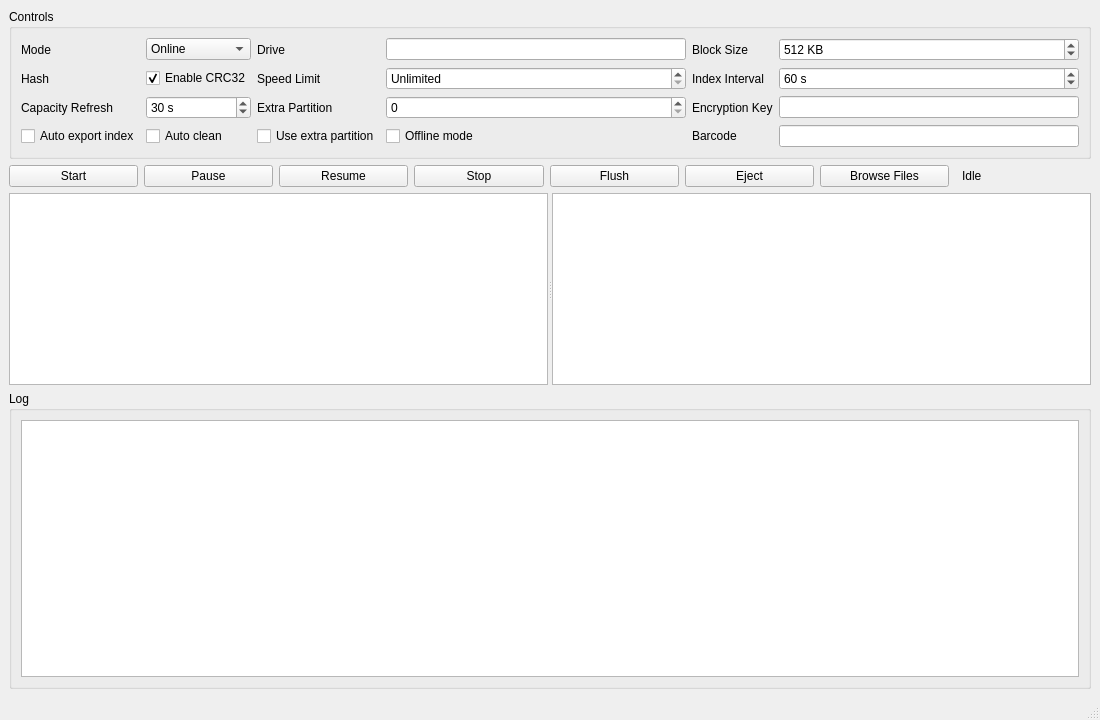
<?xml version="1.0" encoding="UTF-8"?>
<ui version="4.0">
 <class>LTFSWriterWindow</class>
 <widget class="QMainWindow" name="LTFSWriterWindow">
  <property name="geometry">
   <rect><x>0</x><y>0</y><width>1100</width><height>720</height></rect>
  </property>
  <property name="windowTitle">
   <string>QLTOTapeMan - LTFSWriter</string>
  </property>
  <widget class="QWidget" name="centralwidget">
   <layout class="QVBoxLayout" name="verticalLayout">
    <item>
     <widget class="QGroupBox" name="controlGroup">
      <property name="title"><string>Controls</string></property>
      <layout class="QGridLayout" name="gridLayout">
       <item row="0" column="0"><widget class="QLabel" name="modeLabel"><property name="text"><string>Mode</string></property></widget></item>
       <item row="0" column="1"><widget class="QComboBox" name="modeCombo"><item><property name="text"><string>Online</string></property></item><item><property name="text"><string>Offline</string></property></item></widget></item>
       <item row="0" column="2"><widget class="QLabel" name="driveLabel"><property name="text"><string>Drive</string></property></widget></item>
    <item row="0" column="3"><widget class="QLineEdit" name="drivePathEdit"/></item>
       <item row="0" column="4"><widget class="QLabel" name="blockLabel"><property name="text"><string>Block Size</string></property></widget></item>
       <item row="0" column="5"><widget class="QSpinBox" name="blockSizeSpin"><property name="minimum"><number>64</number></property><property name="maximum"><number>4096</number></property><property name="singleStep"><number>64</number></property><property name="suffix"><string> KB</string></property><property name="value"><number>512</number></property></widget></item>
       <item row="1" column="0"><widget class="QLabel" name="hashLabel"><property name="text"><string>Hash</string></property></widget></item>
       <item row="1" column="1"><widget class="QCheckBox" name="hashCheck"><property name="text"><string>Enable CRC32</string></property><property name="checked"><bool>true</bool></property></widget></item>
       <item row="1" column="2"><widget class="QLabel" name="speedLabel"><property name="text"><string>Speed Limit</string></property></widget></item>
       <item row="1" column="3"><widget class="QSpinBox" name="speedLimitSpin"><property name="maximum"><number>100000</number></property><property name="suffix"><string> MB/s</string></property><property name="value"><number>0</number></property><property name="specialValueText"><string>Unlimited</string></property></widget></item>
       <item row="1" column="4"><widget class="QLabel" name="indexLabel"><property name="text"><string>Index Interval</string></property></widget></item>
       <item row="1" column="5"><widget class="QSpinBox" name="indexIntervalSpin"><property name="maximum"><number>600</number></property><property name="value"><number>60</number></property><property name="suffix"><string> s</string></property></widget></item>
       <item row="2" column="0"><widget class="QLabel" name="capacityLabel"><property name="text"><string>Capacity Refresh</string></property></widget></item>
       <item row="2" column="1"><widget class="QSpinBox" name="capacityIntervalSpin"><property name="maximum"><number>600</number></property><property name="value"><number>30</number></property><property name="suffix"><string> s</string></property></widget></item>
       <item row="2" column="2"><widget class="QLabel" name="extraPartitionLabel"><property name="text"><string>Extra Partition</string></property></widget></item>
       <item row="2" column="3"><widget class="QSpinBox" name="extraPartitionSpin"><property name="minimum"><number>0</number></property><property name="maximum"><number>2</number></property></widget></item>
       <item row="2" column="4"><widget class="QLabel" name="encryptionLabel"><property name="text"><string>Encryption Key</string></property></widget></item>
       <item row="2" column="5"><widget class="QLineEdit" name="encryptionKeyEdit"><property name="echoMode"><enum>QLineEdit::Password</enum></property></widget></item>
       <item row="3" column="0"><widget class="QCheckBox" name="autoExportCheck"><property name="text"><string>Auto export index</string></property></widget></item>
       <item row="3" column="1"><widget class="QCheckBox" name="autoCleanCheck"><property name="text"><string>Auto clean</string></property></widget></item>
       <item row="3" column="2"><widget class="QCheckBox" name="extraPartitionCheck"><property name="text"><string>Use extra partition</string></property></widget></item>
       <item row="3" column="3"><widget class="QCheckBox" name="offlineToggle"><property name="text"><string>Offline mode</string></property></widget></item>
       <item row="3" column="4"><widget class="QLabel" name="barcodeLabel"><property name="text"><string>Barcode</string></property></widget></item>
       <item row="3" column="5"><widget class="QLineEdit" name="barcodeEdit"/></item>
      </layout>
     </widget>
    </item>
    <item>
     <layout class="QHBoxLayout" name="toolbarLayout">
      <item><widget class="QPushButton" name="startButton"><property name="text"><string>Start</string></property></widget></item>
      <item><widget class="QPushButton" name="pauseButton"><property name="text"><string>Pause</string></property></widget></item>
      <item><widget class="QPushButton" name="resumeButton"><property name="text"><string>Resume</string></property></widget></item>
      <item><widget class="QPushButton" name="stopButton"><property name="text"><string>Stop</string></property></widget></item>
      <item><widget class="QPushButton" name="flushButton"><property name="text"><string>Flush</string></property></widget></item>
      <item><widget class="QPushButton" name="ejectButton"><property name="text"><string>Eject</string></property></widget></item>
      <item><widget class="QPushButton" name="browseButton"><property name="text"><string>Browse Files</string></property></widget></item>
      <item><spacer name="spacerToolbar"><property name="orientation"><enum>Qt::Horizontal</enum></property><property name="sizeType"><enum>QSizePolicy::Expanding</enum></property></spacer></item>
      <item><widget class="QLabel" name="statusLight"><property name="text"><string>Idle</string></property></widget></item>
     </layout>
    </item>
        <item>
         <widget class="QSplitter" name="splitter">
            <property name="orientation">
             <enum>Qt::Horizontal</enum>
            </property>
      <widget class="QTreeView" name="treeView">
       <property name="alternatingRowColors"><bool>true</bool></property>
       <property name="headerHidden"><bool>false</bool></property>
      </widget>
      <widget class="QTableView" name="fileTable">
       <property name="selectionBehavior"><enum>QAbstractItemView::SelectRows</enum></property>
       <property name="alternatingRowColors"><bool>true</bool></property>
       <property name="sortingEnabled"><bool>true</bool></property>
      </widget>
     </widget>
    </item>
    <item>
     <widget class="QGroupBox" name="logGroup">
      <property name="title"><string>Log</string></property>
      <layout class="QVBoxLayout" name="logLayout">
       <item><widget class="QPlainTextEdit" name="logEdit"><property name="readOnly"><bool>true</bool></property></widget></item>
      </layout>
     </widget>
    </item>
   </layout>
  </widget>
  <widget class="QStatusBar" name="statusbar">
   <property name="sizeGripEnabled"><bool>true</bool></property>
  </widget>
 </widget>
 <resources/>
 <connections/>
</ui>
